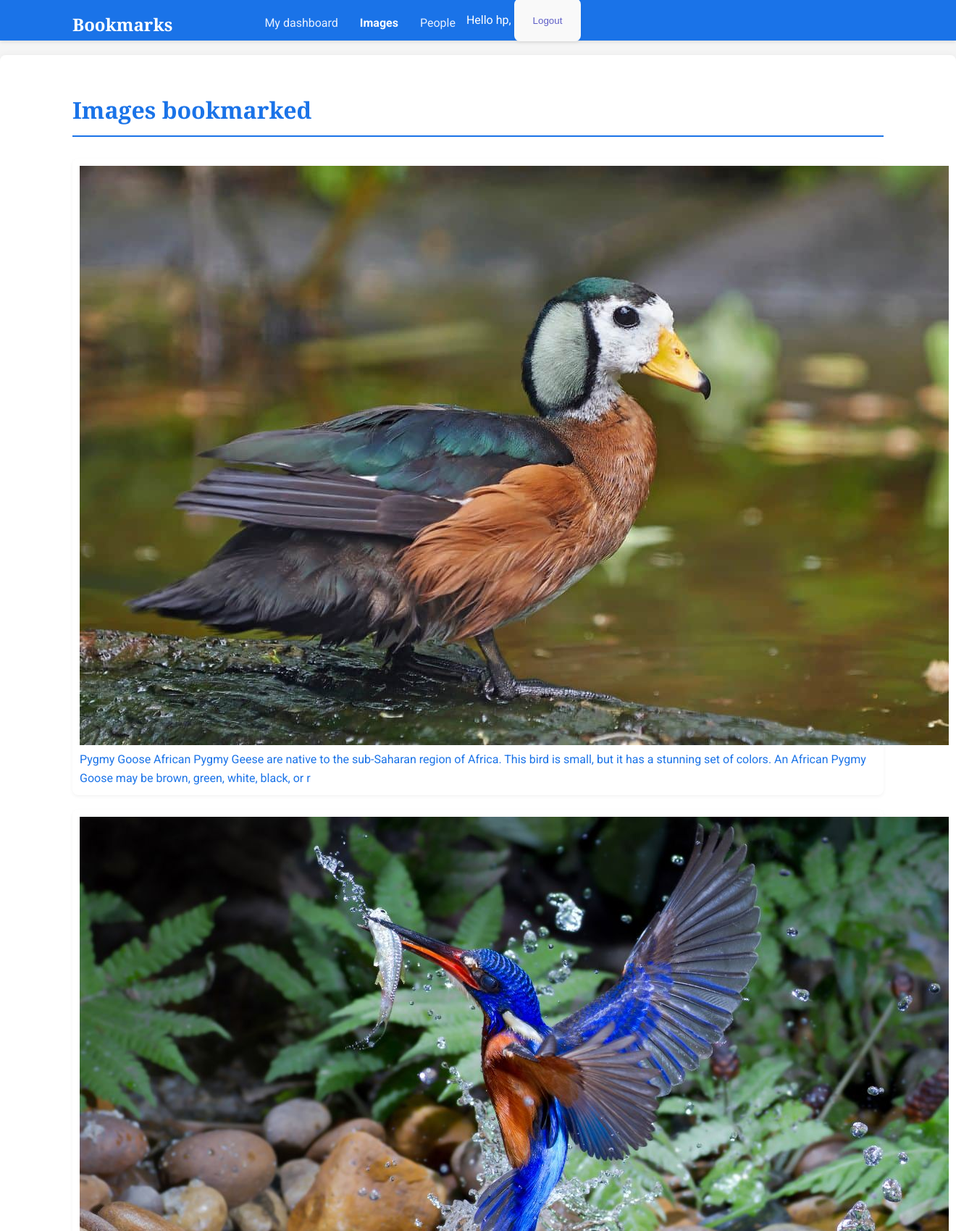
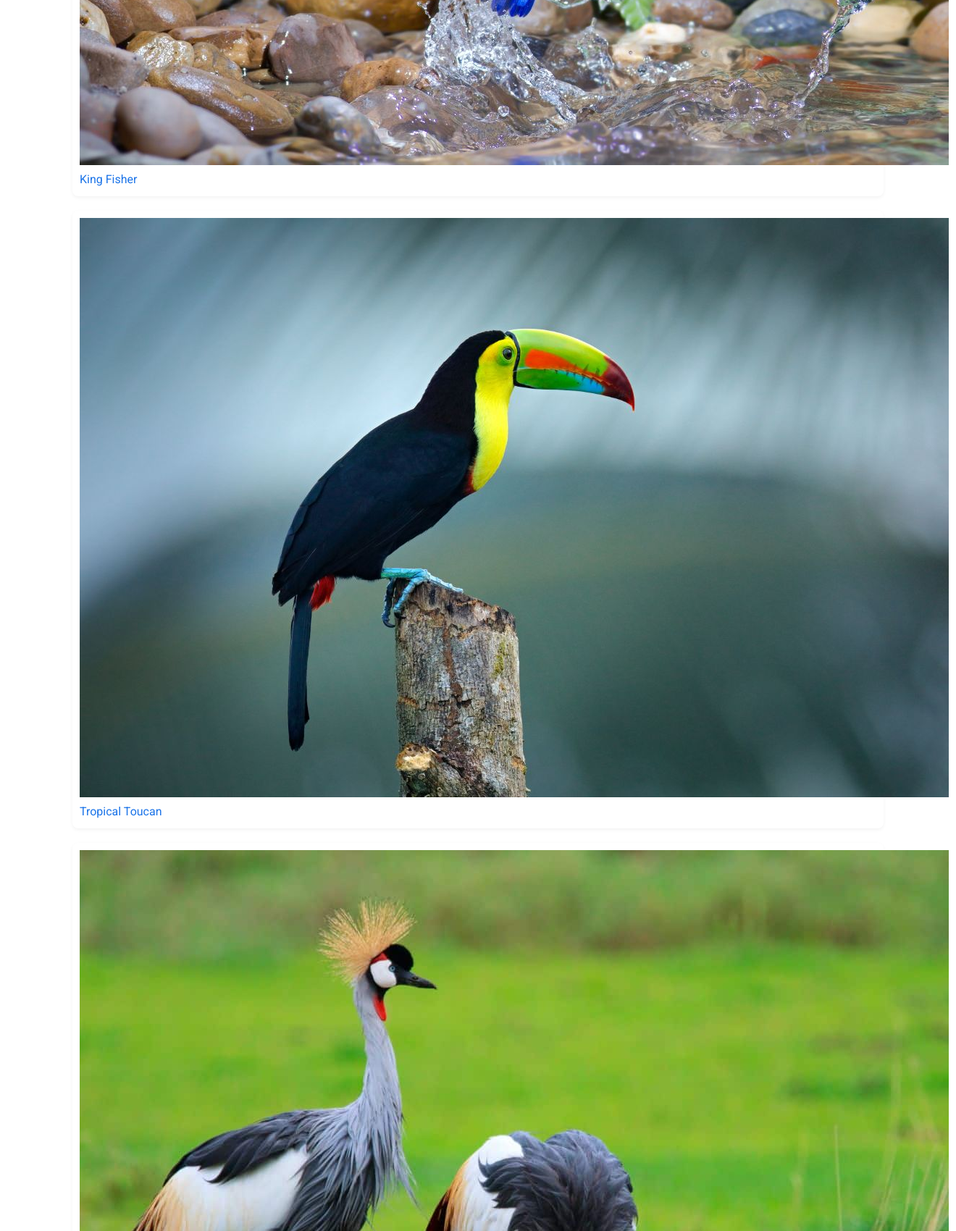
The app's page /images/ (signed in, upper part) with its own data (2 pictures, top to bottom).
### images/models.py (models this page shows, shortened)
class Image(models.Model):
    user = models.ForeignKey(settings.AUTH_USER_MODEL,
                             related_name='images_created',
                             on_delete=models.CASCADE)
    title = models.CharField(max_length=200)
    slug = models.SlugField(max_length=200, blank=True)
    url = models.URLField(max_length=2000)
    image = models.ImageField(upload_to='images/%Y/%m/%d/')
    description = models.TextField(blank=True)
    created = models.DateField(auto_now_add=True)
    total_likes = models.PositiveIntegerField(default=0)
    users_like = models.ManyToManyField(settings.AUTH_USER_MODEL,
                                        related_name='images_liked',
                                        blank=True)
    class Meta:
        indexes = [
            models.Index(fields=['-created']),
            models.Index(fields=['-total_likes']),
        ]
        ordering = ['-created']
    def get_absolute_url(self):
        return reverse('images:detail', args=[self.id,
                                              self.slug])

### images/views.py (the view)
# urls.py: path('', views.image_list, name='list'),
@login_required
def image_list(request):
    images = Image.objects.all()
    paginator = Paginator(images, 8)
    page = request.GET.get('page')
    images_only = request.GET.get('images_only')
    try:
        images = paginator.page(page)
    except PageNotAnInteger:
        images = paginator.page(1)
    except EmptyPage:
        if images_only:
            return HttpResponse('')
        images = paginator.page(paginator.num_pages)
    if images_only:
        return render(request,
                      'images/image/list_images.html',
                      {'section': 'images',
                       'images': images})
    return render(request,
                  'images/image/list.html',
                  {'section': 'images',
                   'images': images})

### images/templates/images/image/list.html (shortened to what this page needs)
{% extends "base.html" %}
{% block content %}
    <h1>Images bookmarked</h1>
    <div id="image-list">
        {% include "images/image/list_images.html" %}
    </div>
{% endblock %}

### account/templates/base.html (shortened to what this page needs)
{% load static %} <!DOCTYPE html>
<html>
  <head>
    <link href="{% static 'css/base.css' %}" rel="stylesheet" />
  </head>
  <body>
    <div id="header">
      <span class="logo">Bookmarks</span>
      {% if request.user.is_authenticated %}
      <ul class="menu">
        <li {% if section == "dashboard" %}class="selected"{% endif %}>
          <a href="{% url "dashboard" %}">My dashboard</a>
        </li>
        <li {% if section == "images" %}class="selected"{% endif %}>
          <a href="{% url "images:list" %}">Images</a>
        </li>
        <li {% if section == "people" %}class="selected"{% endif %}>
          <a href="{% url "user_list" %}">People</a>
        </li>
      </ul>
      {% endif %}
      <span class="user">
        {% if request.user.is_authenticated %}
        Hello {{ request.user.first_name|default:request.user.username }},
        <form
          method="post"
          action="{% url 'logout' %}"
          style="display:inline;"
        >
          <button
            type="submit"
            style="background:none; border:none; padding:20; color:rgb(94, 94, 199); cursor:pointer;"
          >
            Logout
          </button>
        </form>
        {% else %}
        <a href="{% url "login" %}">Log-in</a>
        {% endif %}
      </span>
    </div>
    <div id="content">
      {% block content %} {% endblock %}
    </div>
  </body>
</html>

### images/templates/images/image/list_images.html
{% load thumbnail %}
{% for image in images %}
<div class="image">
    <a href="{{ image.get_absolute_url }}">
        {% thumbnail image.image 300x300 crop="smart" as im %}
        <img src="{{ im.url }}">
    </a>
    <div class="info">
        <a href="{{ image.get_absolute_url }}" class="title">
            {{ image.title }}
        </a>
    </div>
</div>
{% endfor %}

### account/static/css/base.css (style rules this page uses)
body { margin: 0; padding: 0; font-family: 'Roboto', sans-serif; background-color: #f5f5f5; color: #333; line-height: 1.6; }
a { color: #1a73e8; text-decoration: none; transition: color 0.3s ease; }
h1, h2, h3, h4, h5, h6 { font-family: 'Playfair Display', serif; font-weight: 700; }
h1 { border-bottom: 2px solid #1a73e8; padding: 0 0 10px 0; margin: 20px 0 30px 0; color: #1a73e8; }
#header { padding: 15px 100px; font-size: 16px; background: #1a73e8; color: #fff; box-shadow: 0 2px 5px rgba(0,0,0,0.1); }
#header .logo { font-family: 'Playfair Display', serif; float: left; color: #fff; font-size: 24px; font-weight: 700; margin-right: 10%; }
#header ul.menu { list-style: none; float: left; margin: 0; padding: 0; }
#header ul.menu li { float: left; padding: 4px 15px; }
#header ul.menu li.selected a, #header ul.menu li.selected a:hover { color: #fff; font-weight: bold; }
#header a { color: #e8f0fe; }
#content { padding: 30px 100px; background: #fff; box-shadow: 0 0 10px rgba(0,0,0,0.05); margin: 20px auto; max-width: 1200px; border-radius: 8px; }
form { background: #f9f9f9; padding: 20px; border-radius: 8px; box-shadow: 0 2px 5px rgba(0,0,0,0.05); }
#image-list .image { background: #fff; padding: 10px; margin-bottom: 20px; border-radius: 8px; box-shadow: 0 2px 5px rgba(0,0,0,0.05); transition: transform 0.3s ease; }

### records on screen
Image: shows a picture, title "Pygmy Goose African Pygmy Geese are native to the sub-Saharan region of Africa. This bird is small, but it has a stunning set of colors. An African Pygmy Goose may be brown, green, white, black, or r"
Image: shows a picture, title "King Fisher"
Image: shows a picture, title "Tropical Toucan"
Image: shows a picture

### other values on screen
{{ request.user.first_name|default:request.user.username }} "hp"
